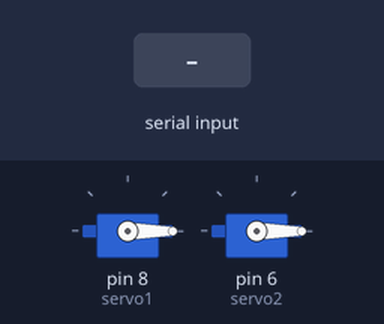
Recording of a sketch running on a simulated Arduino Uno, built with avr-gcc and run on an emulated ATmega328P. Parts: 2 × servo. Inputs (shaded band) come from the test bench.

Above: at 1.2 s.
1.3 s: "C" received over Serial
At 3.5 s:
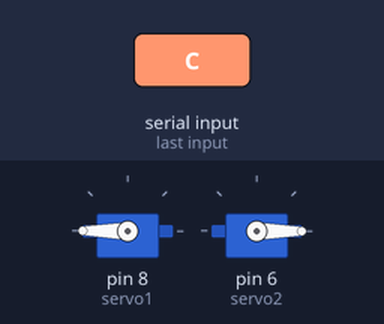
4.3 s: "D" received over Serial
At 4.45 s:
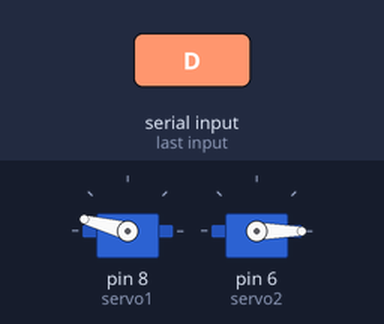
7.3 s: "F" received over Serial
At 7.9 s:
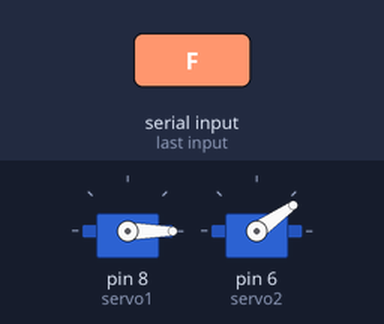
9.1 s: "C" received over Serial
At 11.8 s:
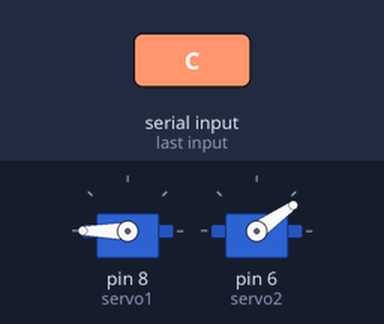
12.1 s: "D" received over Serial
At 12.25 s:
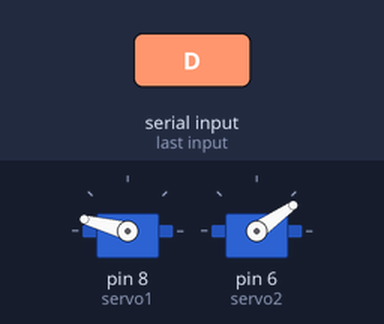
Timing chart, 0 to 15.4 s (numbered marks = the images above; inputs shaded):
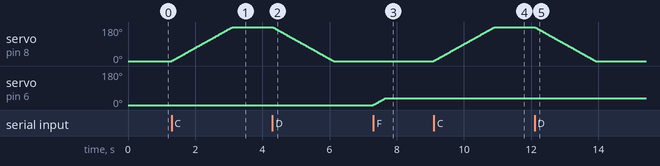

Measured:
- after the input at 1.3 s, servo on pin 8 (servo1): moves from 0° to 180° over 1.8 s, starting at once
- after the input at 4.3 s, servo on pin 8 (servo1): moves from 180° to 0° over 1.8 s, starting at once
- after the input at 7.3 s, servo on pin 6 (servo2): moves from 0° to 35° over 0.34 s, starting at once
- after the input at 9.1 s, servo on pin 8 (servo1): moves from 0° to 180° over 1.8 s, starting at once
- after the input at 12.1 s, servo on pin 8 (servo1): moves from 180° to 0° over 1.8 s, starting at once

The sketch:

Robot_Arm.ino
```cpp
 #include <Servo.h>

#define servo1 8
#define servo2 6

Servo  mservo1, mservo2;

int pos = 0;
char Incoming_value = 0;
char usechar = "0";

void setup() {
  Serial.begin(9600);
  // put your setup code here, to run once:


  mservo1.attach(servo1); // 0-180
  mservo2.attach(servo2); // 0-35

  //default servo position

  mservo1.write(0); //left-right
  mservo2.write(0); //clamp
}


int srv1 = 0;

int srv2 = 0;

void loop()
{

  if(Serial.available() > 0)
  {
    Incoming_value = Serial.read();
    //Serial.println(Incoming_value);
    usechar = Incoming_value;
  }

  if(usechar=='0')
  {

  }


  if(usechar=='C')
  {
    if(srv1<180)
    {
      srv1++;
      mservo1.write(srv1);

      delay(10);
     }
  }

  if(usechar=='D')
  {
    if(srv1>0)
    {
      srv1--;
      mservo1.write(srv1);

      delay(10);
     }
  }


   //-----

   if(usechar=='F')
  {
    if(srv2<35)
    {
      srv2++;
      mservo2.write(srv2);

      delay(10);
     }
   }

   if(usechar=='I')
   {
    if(srv2>0)
    {
      srv2--;
      mservo2.write(srv2);

      delay(10);
     }
   }


}
```
